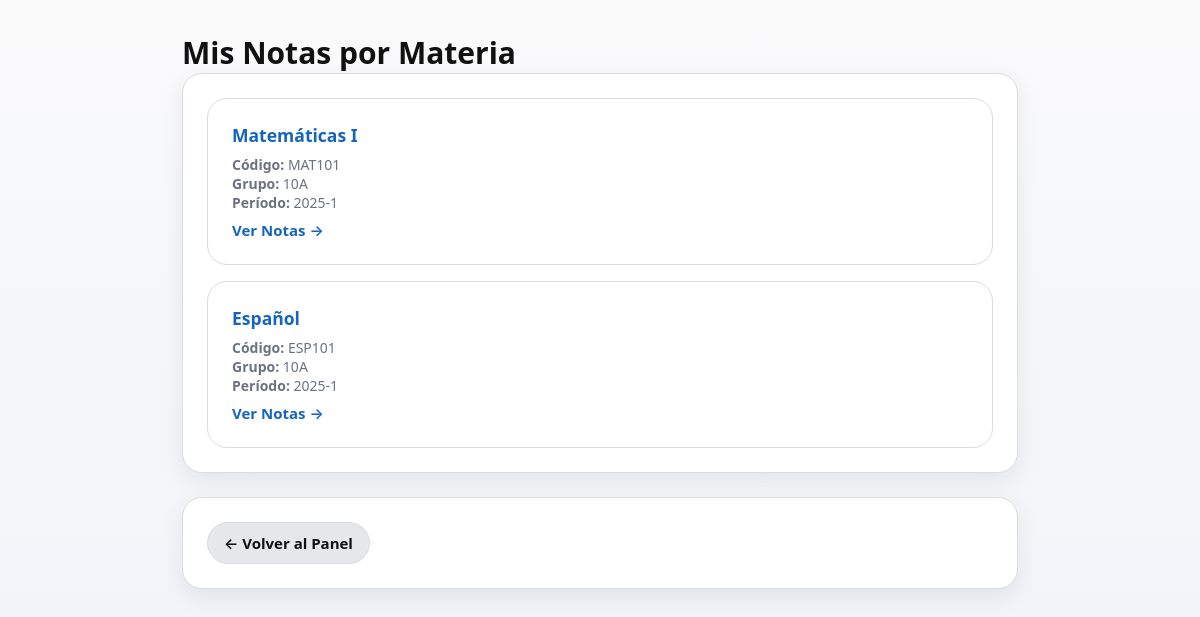
Page /estudiante/seleccionar-materia/ (signed in) on the committed database.
### sgenapp/models.py (models this page shows, shortened)
class MateriaGrupo(models.Model):
    materia = models.ForeignKey(Materia, on_delete=models.CASCADE)
    grupo = models.ForeignKey(Grupo, on_delete=models.CASCADE)
    profesor = models.ForeignKey(Usuario, on_delete=models.SET_NULL, null=True, limit_choices_to={'rol': '2'})
    class Meta:
        verbose_name = 'Materia-Grupo'
        verbose_name_plural = 'Materias-Grupos'
        unique_together = ('materia', 'grupo')

class Materia(models.Model):
    nombre = models.CharField(max_length=100)
    codigo = models.CharField(max_length=20, unique=True)
    descripcion = models.TextField(blank=True)
    creditos = models.PositiveIntegerField(default=3)
    class Meta:
        verbose_name = 'Materia'
        verbose_name_plural = 'Materias'

class Grupo(models.Model):
    nombre = models.CharField(max_length=100)  # Ej: "10A", "11B"
    periodo = models.ForeignKey(PeriodoAcademico, on_delete=models.CASCADE, related_name='grupos')
    capacidad = models.PositiveIntegerField(default=30)
    class Meta:
        verbose_name = 'Grupo'
        verbose_name_plural = 'Grupos'
        unique_together = ('nombre', 'periodo')

class PeriodoAcademico(models.Model):
    nombre = models.CharField(max_length=50, unique=True)  # Ej: "2025-1", "2025-2"
    descripcion = models.CharField(max_length=200, blank=True)
    activo = models.BooleanField(default=True)
    fecha_inicio = models.DateField()
    fecha_fin = models.DateField()
    class Meta:
        verbose_name = 'Período Académico'
        verbose_name_plural = 'Períodos Académicos'
        ordering = ['-nombre']

### sgenapp/views.py (the view)
# urls.py: path('estudiante/seleccionar-materia/', views.estudiante_seleccionar_materia, name='estudiante_seleccionar_materia'),
@login_required(login_url='login')
def estudiante_seleccionar_materia(request):
    if request.user.rol != '3':
        return redirect('login')
    grupos = EstudianteGrupo.objects.filter(estudiante=request.user).values_list('grupo', flat=True)
    materias = MateriaGrupo.objects.filter(grupo_id__in=grupos).distinct()
    context = {
        'materias': materias,
    }
    return render(request, 'estudiante_seleccionar_materia.html', context)

### sgenapp/templates/estudiante_seleccionar_materia.html (shortened to what this page needs)
<!doctype html>
<html lang="es">
<head>
</head>
<body>
  <div class="container">
    <div class="header">
      <h1>Mis Notas por Materia</h1>
    </div>
    <div class="card">
      <div class="materia-list">
        {% for materia in materias %}
          <div class="materia-item">
            <h3>{{ materia.materia.nombre }}</h3>
            <p><strong>Código:</strong> {{ materia.materia.codigo }}</p>
            <p><strong>Grupo:</strong> {{ materia.grupo.nombre }}</p>
            <p><strong>Período:</strong> {{ materia.grupo.periodo.nombre }}</p>
            <a href="{% url 'estudiante_ver_notas_materia' materia.id %}">Ver Notas →</a>
          </div>
        {% empty %}
          <p>No tienes materias inscritas</p>
        {% endfor %}
      </div>
    </div>
    <div class="card">
      <a href="{% url 'estudiante_dashboard' %}" class="btn" style="text-align:center">← Volver al Panel</a>
    </div>
  </div>
</body>
</html>

### sgenapp/templates/estudiante_seleccionar_materia.html (style rules this page uses)
:root { --brand-blue: #1565C0; --brand-red: #D32F2F; --bg:#FFFFFF; --text:#111111; --muted:#6B7280; --border:#DADCE0; --shadow:0 8px 24px rgba(16,24,40,.08); --font-sans:ui-sans-serif, system-ui, -apple-system, Segoe UI, Roboto, Inter, "Helvetica Neue", Arial, sans-serif; --space-4:1rem; --space-6:1.5rem; --space-8:2rem; --radius-xl:1.25rem; }
* { box-sizing:border-box }
html,body { height:100%; margin:0 }
body { font-family:var(--font-sans); font-size:15px; color:var(--text); background:linear-gradient(180deg,#fafafb, #f4f6fa 60%, #eef2f7) }
.container { max-width:900px; margin:0 auto; padding:var(--space-8) }
.header h1 { margin:0 }
.btn { appearance:none; border:1px solid var(--border); background:#e5e7eb; color:var(--text); padding:.625rem 1rem; border-radius:999px; font-weight:600; cursor:pointer; transition:.15s; text-decoration:none; display:inline-block }
.card { background:var(--bg); border:1px solid var(--border); border-radius:var(--radius-xl); box-shadow:var(--shadow); padding:var(--space-6); margin-bottom:var(--space-6) }
.materia-list { display:grid; gap:var(--space-4) }
.materia-item { border:1px solid var(--border); border-radius:var(--radius-xl); padding:var(--space-6); cursor:pointer; transition:.15s }
.materia-item h3 { margin:0 0 .5rem; color:var(--brand-blue) }
.materia-item p { margin:0; font-size:14px; color:var(--muted) }
.materia-item a { color:var(--brand-blue); text-decoration:none; font-weight:600; margin-top:.5rem; display:inline-block }

### rows in the picture
MateriaGrupo: materia.nombre "Matemáticas I", materia.codigo "MAT101", grupo.nombre "10A", grupo.periodo.nombre "2025-1"
MateriaGrupo: materia.nombre "Español", materia.codigo "ESP101", grupo.nombre "10A", grupo.periodo.nombre "2025-1"
